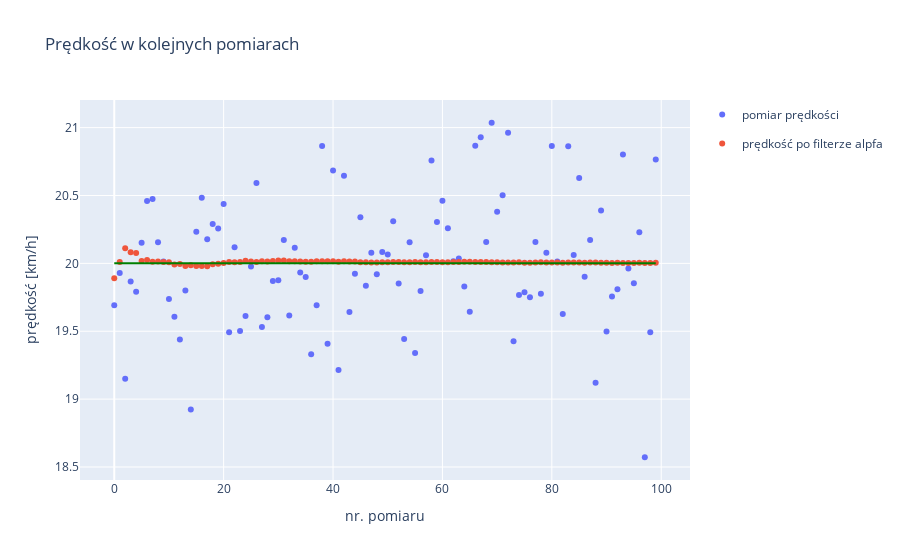

The code cell stored with this chart in its notebook:
### Code cell
fig1 = ex.scatter(
    df, 
    x='num', 
    y=['pomiar prędkości', 'prędkość po filterze alpfa'], 
    title='Wartość prędkości w kolejnych pomiarach',
    )
fig2 = ex.line(
    df,
    x='num', 
    y='prędkość rzeczywista',
)
fig2.update_traces(line_color='green', name='real')
fig = go.Figure(
    data=fig1.data + fig2.data
    )
fig.update_layout(
    xaxis_title="nr. pomiaru",
    yaxis_title="prędkość [km/h]",
    title='Prędkość w kolejnych pomiarach'
)
fig.show()

### Figure 1 — Plotly figure (JSON) as saved in the notebook; plotly's stock layout.template omitted (floating-point values rounded to 4 significant figures)
{"data": [{"hovertemplate": "variable=pomiar prędkości<br>num=%{x}<br>value=%{y}<extra></extra>", "legendgroup": "pomiar prędkości", "marker": {"color": "#636efa", "symbol": "circle"}, "mode": "markers", "name": "pomiar prędkości", "orientation": "v", "showlegend": true, "type": "scatter", "x": [0, 1, 2, 3, 4, 5, 6, 7, 8, 9, 10, 11, 12, 13, 14, 15, 16, 17, 18, 19, 20, 21, 22, 23, 24, 25, 26, 27, 28, 29, 30, 31, 32, 33, 34, 35, 36, 37, 38, 39, 40, 41, 42, 43, 44, 45, 46, 47, 48, 49, 50, 51, 52, 53, 54, 55, 56, 57, 58, 59, 60, 61, 62, 63, 64, 65, 66, 67, 68, 69, 70, 71, 72, 73, 74, 75, 76, 77, 78, 79, 80, 81, 82, 83, 84, 85, 86, 87, 88, 89, 90, 91, 92, 93, 94, 95, 96, 97, 98, 99], "xaxis": "x", "y": [19.69, 19.93, 19.15, 19.87, 19.79, 20.15, 20.46, 20.47, 20.16, 20.01, 19.74, 19.61, 19.44, 19.8, 18.92, 20.23, 20.48, 20.18, 20.29, 20.26, 20.44, 19.49, 20.12, 19.5, 19.61, 19.98, 20.59, 19.53, 19.6, 19.87, 19.88, 20.17, 19.62, 20.12, 19.93, 19.9, 19.33, 19.69, 20.86, 19.41, 20.68, 19.22, 20.64, 19.64, 19.92, 20.34, 19.84, 20.08, 19.92, 20.08, 20.07, 20.31, 19.85, 19.44, 20.16, 19.34, 19.8, 20.06, 20.76, 20.31, 20.46, 20.26, 20.02, 20.03, 19.83, 19.64, 20.87, 20.93, 20.16, 21.04, 20.38, 20.5, 20.96, 19.43, 19.77, 19.79, 19.75, 20.16, 19.78, 20.08, 20.86, 20.01, 19.63, 20.86, 20.06, 20.63, 19.9, 20.17, 19.12, 20.39, 19.5, 19.76, 19.81, 20.8, 19.96, 19.85, 20.23, 18.57, 19.49, 20.76], "yaxis": "y"}, {"hovertemplate": "variable=prędkość po filterze alpfa<br>num=%{x}<br>value=%{y}<extra></extra>", "legendgroup": "prędkość po filterze alpfa", "marker": {"color": "#EF553B", "symbol": "circle"}, "mode": "markers", "name": "prędkość po filterze alpfa", "orientation": "v", "showlegend": true, "type": "scatter", "x": [0, 1, 2, 3, 4, 5, 6, 7, 8, 9, 10, 11, 12, 13, 14, 15, 16, 17, 18, 19, 20, 21, 22, 23, 24, 25, 26, 27, 28, 29, 30, 31, 32, 33, 34, 35, 36, 37, 38, 39, 40, 41, 42, 43, 44, 45, 46, 47, 48, 49, 50, 51, 52, 53, 54, 55, 56, 57, 58, 59, 60, 61, 62, 63, 64, 65, 66, 67, 68, 69, 70, 71, 72, 73, 74, 75, 76, 77, 78, 79, 80, 81, 82, 83, 84, 85, 86, 87, 88, 89, 90, 91, 92, 93, 94, 95, 96, 97, 98, 99], "xaxis": "x", "y": [19.89, 20.01, 20.11, 20.08, 20.08, 20.02, 20.02, 20.01, 20.01, 20.01, 20.01, 19.99, 19.99, 19.98, 19.99, 19.98, 19.98, 19.98, 19.99, 20.0, 20.0, 20.01, 20.01, 20.01, 20.02, 20.01, 20.01, 20.01, 20.01, 20.02, 20.02, 20.02, 20.02, 20.02, 20.01, 20.01, 20.01, 20.02, 20.02, 20.02, 20.02, 20.01, 20.02, 20.01, 20.01, 20.01, 20.01, 20.01, 20.01, 20.01, 20.01, 20.01, 20.01, 20.01, 20.01, 20.01, 20.01, 20.01, 20.01, 20.01, 20.01, 20.01, 20.01, 20.01, 20.01, 20.01, 20.01, 20.01, 20.01, 20.01, 20.01, 20.01, 20.01, 20.01, 20.01, 20.01, 20.0, 20.01, 20.01, 20.01, 20.01, 20.01, 20.01, 20.01, 20.01, 20.01, 20.01, 20.01, 20.01, 20.0, 20.0, 20.0, 20.0, 20.0, 20.0, 20.0, 20.0, 20.0, 20.0, 20.0], "yaxis": "y"}, {"hovertemplate": "num=%{x}<br>prędkość rzeczywista=%{y}<extra></extra>", "legendgroup": "", "line": {"color": "green", "dash": "solid"}, "marker": {"symbol": "circle"}, "mode": "lines", "name": "real", "orientation": "v", "showlegend": false, "type": "scatter", "x": [0, 1, 2, 3, 4, 5, 6, 7, 8, 9, 10, 11, 12, 13, 14, 15, 16, 17, 18, 19, 20, 21, 22, 23, 24, 25, 26, 27, 28, 29, 30, 31, 32, 33, 34, 35, 36, 37, 38, 39, 40, 41, 42, 43, 44, 45, 46, 47, 48, 49, 50, 51, 52, 53, 54, 55, 56, 57, 58, 59, 60, 61, 62, 63, 64, 65, 66, 67, 68, 69, 70, 71, 72, 73, 74, 75, 76, 77, 78, 79, 80, 81, 82, 83, 84, 85, 86, 87, 88, 89, 90, 91, 92, 93, 94, 95, 96, 97, 98, 99], "xaxis": "x", "y": [20, 20, 20, 20, 20, 20, 20, 20, 20, 20, 20, 20, 20, 20, 20, 20, 20, 20, 20, 20, 20, 20, 20, 20, 20, 20, 20, 20, 20, 20, 20, 20, 20, 20, 20, 20, 20, 20, 20, 20, 20, 20, 20, 20, 20, 20, 20, 20, 20, 20, 20, 20, 20, 20, 20, 20, 20, 20, 20, 20, 20, 20, 20, 20, 20, 20, 20, 20, 20, 20, 20, 20, 20, 20, 20, 20, 20, 20, 20, 20, 20, 20, 20, 20, 20, 20, 20, 20, 20, 20, 20, 20, 20, 20, 20, 20, 20, 20, 20, 20], "yaxis": "y"}], "layout": {"title": {"text": "Prędkość w kolejnych pomiarach"}, "xaxis": {"title": {"text": "nr. pomiaru"}}, "yaxis": {"title": {"text": "prędkość [km/h]"}}}}
